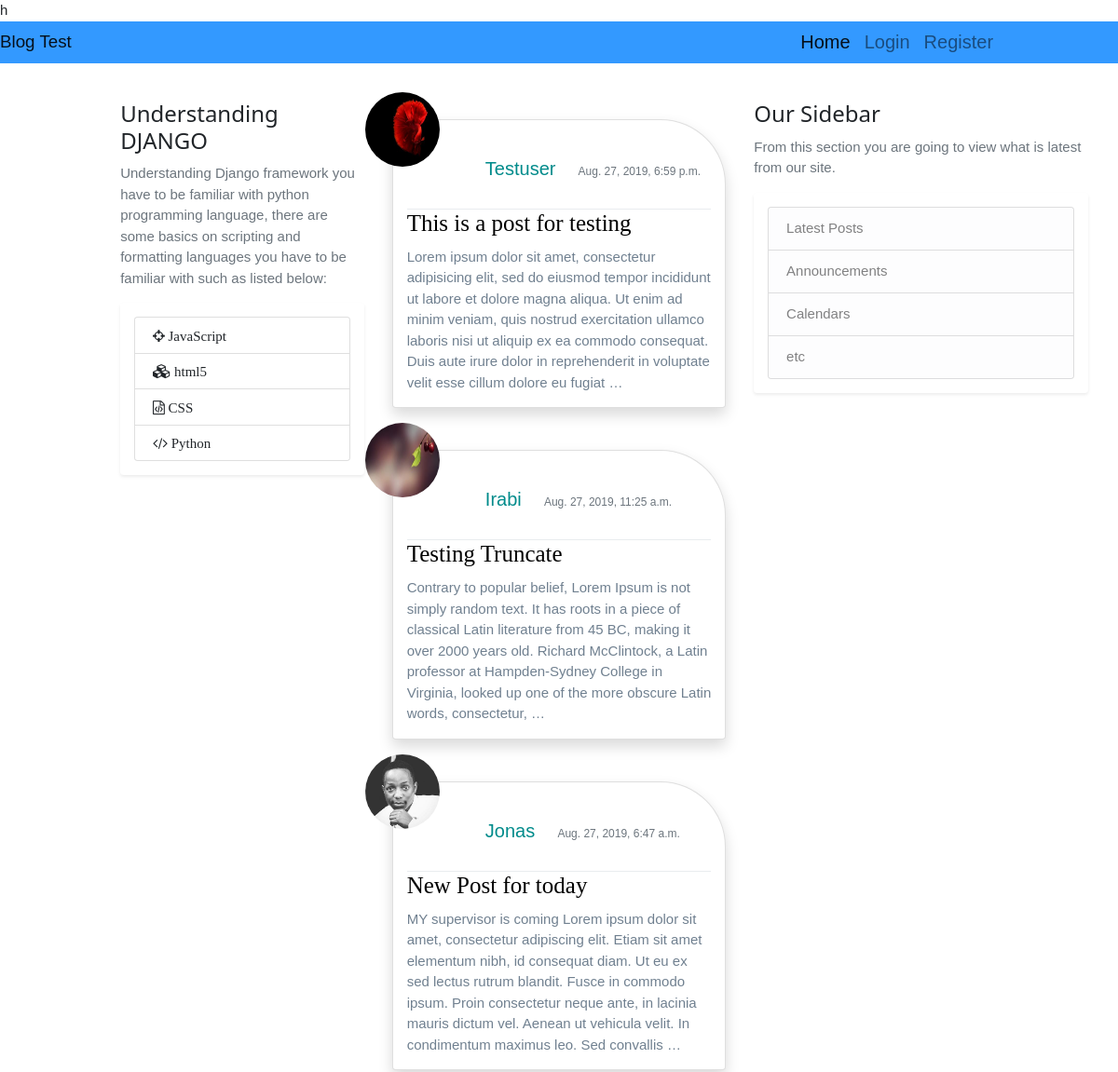
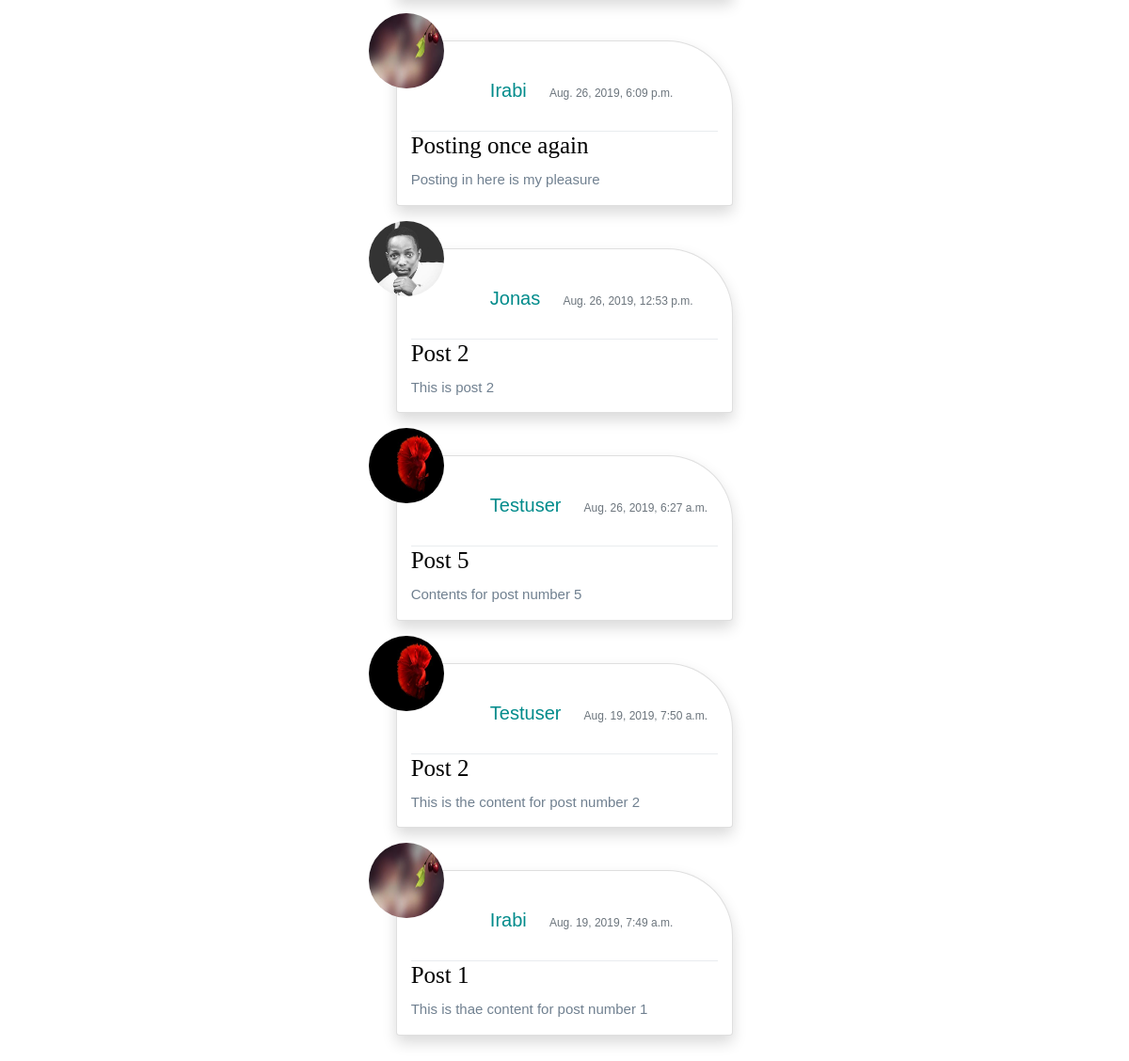
The page / on the database its author committed (2 pictures, top to bottom).
### blog/models.py (models this page shows, shortened)
class Post(models.Model):
    title = models.CharField(max_length=100)
    content = models.TextField()
    date_posted = models.DateTimeField(default=timezone.now)
    author = models.ForeignKey(User, on_delete = models.CASCADE)

### users/models.py (models this page shows, shortened)
class Profile(models.Model):
    user = models.OneToOneField(User, on_delete = models.CASCADE)
    image = models.ImageField(default = 'default.jpg', upload_to = 'profile_pics')

### blog/views.py (the view)
# urls.py: path('', PostListView.as_view(), name="blog-home"),
class PostListView(ListView):
    model = Post
    template_name = 'pages/homepage.html' # <app> / <model>_<viewtype>.html
    context_object_name = 'posts'
    ordering = ['-date_posted']

### blog/templates/pages/homepage.html
h{% extends "pages/base.html" %}
{% block content %}
    {% for post in posts %}
    <article class="shadow p-3 mb-5 rounded card myCard">
        <div class="shadow-none ">
                <div class="nice-head">
                        <div class="">
                            <img class="rounded-circle article-img " src=" {{ post.author.profile.image.url }}">
                            <a class="post-author " href="#"><small class="text-size">{{post.author|title }}</small></a>
                            <small class="text-muted decorator ">{{post.date_posted}}</small>
                        </div>
                </div>
            <div class="dropdown-divider space-remove"></div>
            <h3 class="mt-0"><a class="post-title card-title article-title" href=" {% url 'post-detail' post.id %}">{{ post.title }}</a></h3>
            <p class="post-content mb-0 text-trunc">{{ post.content|truncatewords:50 }} </p>
        </div>
    </article>
    {% endfor %}
{% endblock content%}

### blog/templates/pages/base.html (shortened to what this page needs)
<!doctype html>
<html lang="en">
  <head>
      {% load staticfiles %}
      {% load crispy_forms_tags%}
    <link rel="stylesheet" href=" {% static 'css/bootstrap.min.css' %}">
    <link rel="stylesheet" href="{% static 'css/w3.css' %}">
    <link rel="stylesheet" href="{% static 'style.css' %}">
    <link rel="stylesheet" href="{% static 'css/all.min.css' %}">
    <link rel="stylesheet" href="https://cdnjs.cloudflare.com/ajax/libs/font-awesome/4.7.0/css/font-awesome.min.css">
  </head>
    <body>
    <nav class="navbar navbar-expand-lg navbar-light bg-light stickin-header">
            <a class="navbar-brand" href="#">Blog Test</a>
            <div class="collapse navbar-collapse " id="navbarSupportedContent">
              <ul class="navbar-nav my-2 my-sm-0">
                <li class="nav-item active">
                  <a class="nav-link font " href="{% url 'blog-home' %}">Home <span class="sr-only">(current)</span></a>
                </li>
                <li class="nav-item">
                  {% if user.is_authenticated %}
                  <a class="nav-link font" href="{% url 'post-create' %}">New Post</a>
                </li>
                <li  class="nav-item">
                  <a class="nav-link font" href="{% url 'profile' %}">Profile</a>
                </li>
                <li  class="nav-item">
                  <a class="nav-link font" href="{% url 'logout' %}">Logout</a>
                  {% else %}
                  <a class="nav-link font" href="{% url 'login' %}">Login</a>
                </li>
                <li  class="nav-item">
                  <a class="nav-link font" href="{% url 'register' %}">Register</a>
                  {% endif %}
                </li>
              </ul>
            </div>
          </nav>
    <main role="main" class="w3-container" style="margin-top :30px">
        <div class="w3-container row">
            {% if user.is_authenticated == False %}
            <div class=" col-md-3 offset-1">
                <div class="stickin ">
                    <h3>Understanding DJANGO</h3>
                        <p class="text-muted">Understanding Django framework you have to be familiar with
                            python programming language, there are some basics on scripting and formatting languages you
                            have to be familiar with such as listed below:
                        </p>
                            <ul class="shadow-sm p-3 mb-5 bg-white rounded list-group">
                                <li class="list-group-item fa fa-crosshairs">   JavaScript</li>
                                <li class="list-group-item fa fa-cubes ">    html5</li>
                                <li class="list-group-item fa fa-file-code">    CSS</li>
                                <li class="list-group-item fa fa-code">    Python</li>
                            </ul>
                </div>
            </div>
            <div class="col-md-4 ">
            {% endif %}
                {% block content%}{% endblock content%}
            </div>
            <div class="col-md-4">
                <div class=" stickin ">
                    <h3>Our Sidebar</h3>
                    <p class="text-muted"> From this section you are going to view what is latest from our site.
                        <ul class="shadow-sm p-3 mb-5 rounded list-group">
                            <li class="list-group-item list-group-item-light">Latest Posts</li>
                            <li class="list-group-item list-group-item-light">Announcements</li>
                            <li class="list-group-item list-group-item-light">Calendars</li>
                            <li class="list-group-item list-group-item-light">etc</li>
                        </ul>
                    </p>
                </div>
            </div>
        </div>
    </main>
  </body>
</html>

### blog/static/css/w3.css (style rules this page uses)
html { box-sizing:border-box }
*,*:before,*:after { box-sizing:inherit }
html { -ms-text-size-adjust:100%;-webkit-text-size-adjust:100% }
body { margin:0 }
article,aside,details,figcaption,figure,footer,header,main,menu,nav,section { display:block }
a { background-color:transparent }
small { font-size:80% }
img { border-style:none }
html,body { font-family:Verdana,sans-serif;font-size:15px;line-height:1.5 }
html { overflow-x:hidden }
h3 { font-size:24px }
h1,h2,h3,h4,h5,h6 { font-family:"Segoe UI",Arial,sans-serif;font-weight:400;margin:10px 0 }
img { vertical-align:middle }
a { color:inherit }
.w3-container:after,.w3-container:before,.w3-panel:after,.w3-panel:before,.w3-row:after,.w3-row:before,.w3-row-padding:after,.w3-row-padding:before, .w3-cell-row:before,.w3-cell-row:after,.w3-clear:after,.w3-clear:before,.w3-bar:before,.w3-bar:after { content:"";display:table;clear:both }
.w3-container,.w3-panel { padding:0.01em 16px }

### blog/static/style.css (style rules this page uses)
a { text-decoration: none; font-size: 22px; color: black; }
.article-img { height: 80px; width: 80px; position: relative; bottom: 45px; right: 45px; opacity: 1.0; border:thin; }
.post-author { margin-bottom: 0px !important; padding-bottom: 0px !important; margin-left: 0px; padding-left: 0px; margin-right: 20px; color: darkcyan; }
.post-title { padding-bottom: 0px; font-size: 25px; font-family: 'Times New Roman', Times, serif; }
.post-content { padding-top: 0px; padding-bottom: 0px; color: slategrey; font-family: sans-serif; text-align: left; }
.nice-head { opacity: 1.0; border-bottom: thin; border-bottom-color: black; width: 100%; }
.text-size { font-size: 20px; color: darkcyan; }
.decorator { color: rgba(8, 2, 9, 0.5); border: thick; border-bottom-color: chartreuse; }
.myCard { border-top-right-radius: 70px !important; margin-top: 30px; }
.space-remove { margin-bottom: 0px !important; padding-bottom: 0px !important; margin-top: 0px !important; padding-top: 0px !important; }
.stickin { position: sticky; top:100px; }
.stickin-header { position: sticky; top:0px; z-index: 50; background: #3399ff !important; padding: 0px; }
.font { font-size: 20px; color: white; position: relative; left: 760px; }

### rows shown on the page
Post: author.profile.image (picture), author "Testuser", date_posted "Aug. 27, 2019, 6:59 p.m.", title "This is a post for testing", content "Lorem ipsum dolor sit amet, consectetur adipisicing elit, sed do eiusmod tempor incididunt ut labore et dolore magna aliqua. Ut enim ad minim veniam, quis nostrud exercitation ullamco laboris nisi ut aliquip ex ea commodo consequat. Duis aute irure dolor in reprehenderit in voluptate velit esse cillum dolore eu fugiat …"
Post: author.profile.image (placeholder picture), author "Irabi", date_posted "Aug. 27, 2019, 11:25 a.m.", title "Testing Truncate", content "Contrary to popular belief, Lorem Ipsum is not simply random text. It has roots in a piece of classical Latin literature from 45 BC, making it over 2000 years old. Richard McClintock, a Latin professor at Hampden-Sydney College in Virginia, looked up one of the more obscure Latin words, consectetur, …"
Post: author.profile.image (picture), author "Jonas", date_posted "Aug. 27, 2019, 6:47 a.m.", title "New Post for today", content "MY supervisor is coming Lorem ipsum dolor sit amet, consectetur adipiscing elit. Etiam sit amet elementum nibh, id consequat diam. Ut eu ex sed lectus rutrum blandit. Fusce in commodo ipsum. Proin consectetur neque ante, in lacinia mauris dictum vel. Aenean ut vehicula velit. In condimentum maximus leo. Sed convallis …"
Post: author.profile.image (placeholder picture), author "Irabi", date_posted "Aug. 26, 2019, 6:09 p.m.", title "Posting once again", content "Posting in here is my pleasure"
Post: author.profile.image (picture), author "Jonas", date_posted "Aug. 26, 2019, 12:53 p.m.", title "Post 2", content "This is post 2"
Post: author.profile.image (picture), author "Testuser", date_posted "Aug. 26, 2019, 6:27 a.m.", title "Post 5", content "Contents for post number 5"
Post: author.profile.image (picture), author "Testuser", date_posted "Aug. 19, 2019, 7:50 a.m.", title "Post 2", content "This is the content for post number 2"
Post: author.profile.image (placeholder picture), author "Irabi", date_posted "Aug. 19, 2019, 7:49 a.m.", title "Post 1", content "This is thae content for post number 1"
